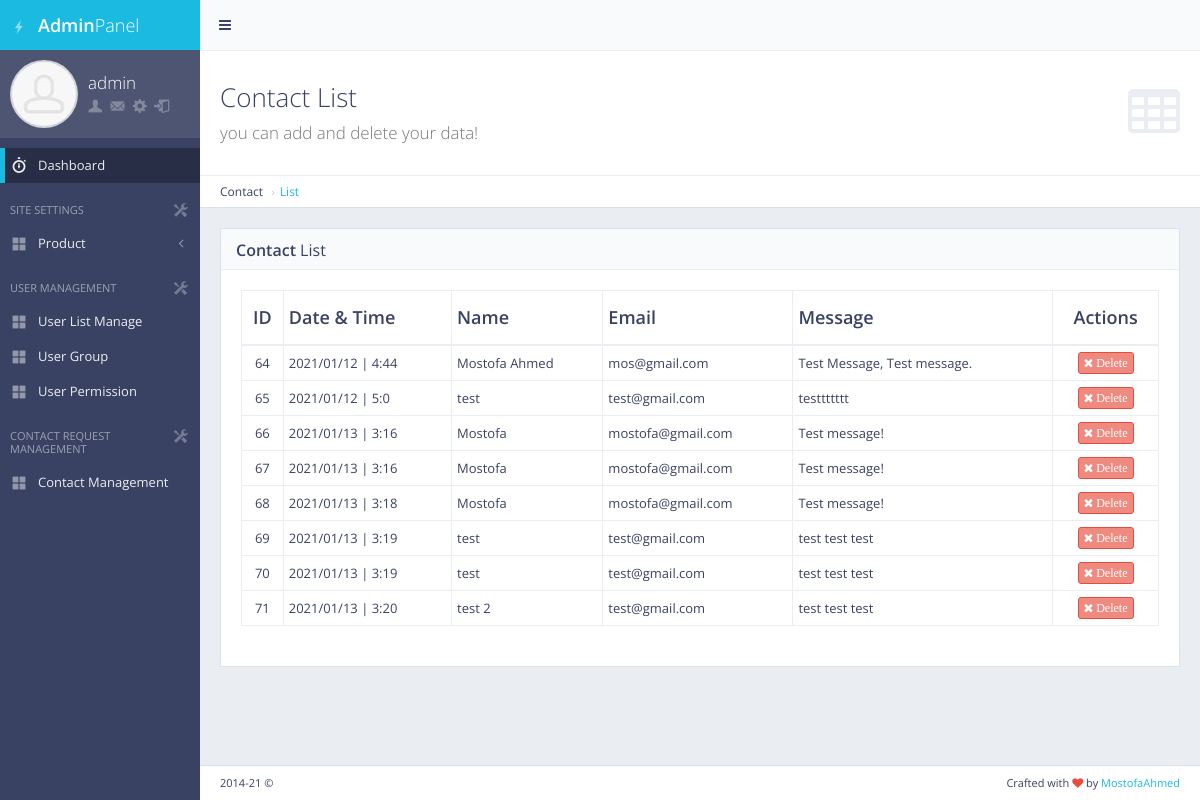
/panel/contactform/ (signed in), run on an earlier commit of the app's database.
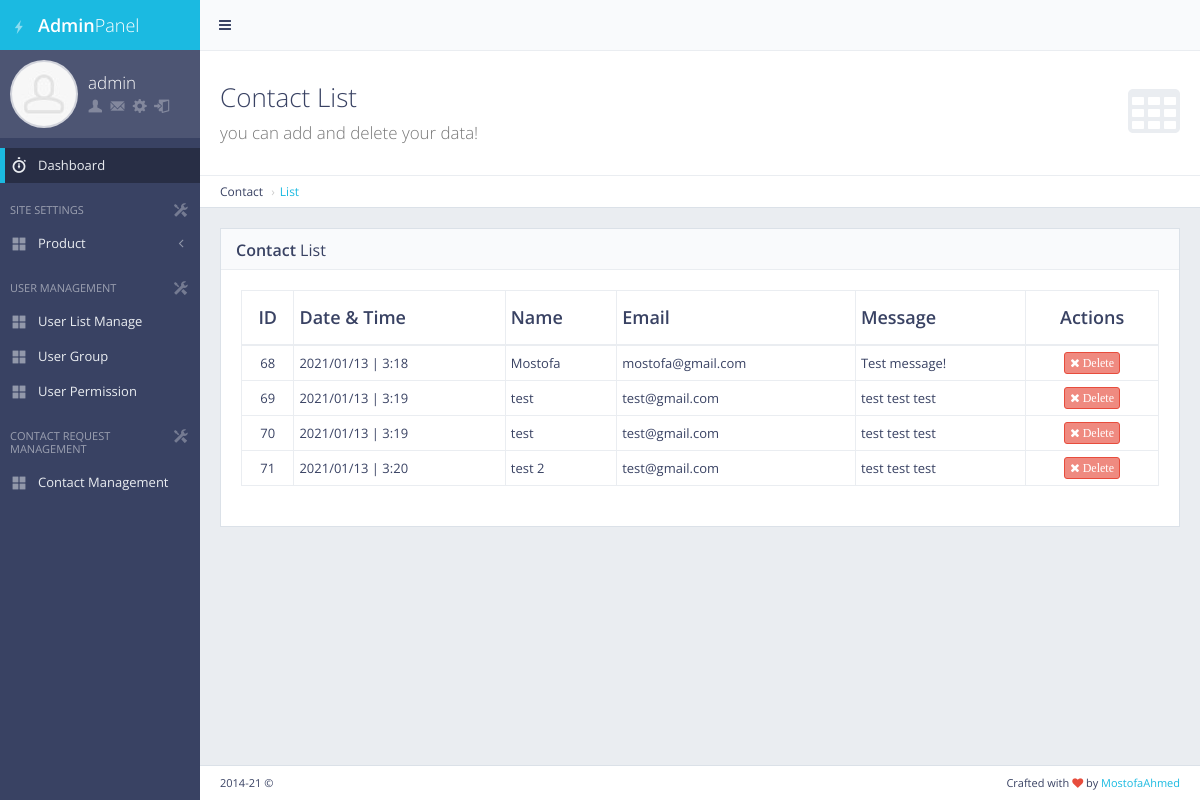
And on a later commit of the database.
### contactform/models.py (models this page shows, shortened)
class ContactForm(models.Model):
    name = models.CharField(max_length=50)
    email = models.CharField(max_length=50)
    txt = models.TextField()
    date = models.CharField(max_length=12, default="")
    time = models.CharField(max_length=12, default="")

### contactform/views.py (the view)
# urls.py: url(r'^panel/contactform/$', views.contact_show, name='contact_show'),
def contact_show(request):
    if not request.user.is_authenticated:
        return redirect('my_login')
    msg = ContactForm.objects.all()
    return render(request, 'back/contact_form.html', {'msg':msg})

### main/templatetags/extera_auth.py (called while the page is built)
@register.filter(name='has_group')
def has_group(user, group_name):
    return user.groups.filter(name=group_name).exists()

### main/templates/back/contact_form.html (shortened to what this page needs)
{% extends 'back/master.html' %}
{% load staticfiles %}
{% block mainblock %}
   <div class="content-header">
    <div class="header-section">
        <h1>
            <i class="fa fa-table"></i>Contact List<br><small>you can add and delete your data!</small>
        </h1>
    </div>
</div>
<ul class="breadcrumb breadcrumb-top">
    <li>Contact</li>
    <li><a href="/panel/contactform/">List</a></li>
</ul>
  <div class="block full">
    <div class="block-title">
        <h2><strong>Contact</strong> List</h2>
    </div>
    <div class="table-responsive">
        <table id="example-datatable" class="table table-vcenter table-condensed table-bordered">
            <thead>
                <tr>
                    <th class="text-center">ID</th>
                    <th>Date & Time</th>
                    <th>Name</th>
                    <th>Email</th>
                    <th>Message</th>
                    <th class="text-center">Actions</th>
                </tr>
            </thead>
            <tbody>
                {% for cc in msg %}
                <tr>
                    <td class="text-center">{{cc.pk}}</td>
                    <td>{{cc.date}} | {{cc.time}}</td>
                    <td>{{cc.name}}</td>
                    <td>{{cc.email}}</td>
                    <td>{{cc.txt}}</td>
                    <td class="text-center">
                        <div class="btn-group">
                            <a href="{%url 'contact_del' pk=cc.pk %}" data-toggle="tooltip" title="Delete" class="btn btn-xs btn-danger"><i class="fa fa-times"> Delete</i></a>
                        </div>
                    </td>
                </tr>
                  {% endfor %}
            </tbody>
        </table>
    </div>
</div>
{% endblock %}

What changed in the data, as far as the page shows it:
removed ContactForm: pk "64", date "2021/01/12", time "4:44", name "Mostofa Ahmed", email "mos@gmail.com", txt "Test Message, Test message."
removed ContactForm: pk "65", date "2021/01/12", time "5:0", name "test", email "test@gmail.com", txt "testtttttt"
removed ContactForm: pk "66", date "2021/01/13", time "3:16", name "Mostofa", email "mostofa@gmail.com", txt "Test message!"
removed ContactForm: pk "67", date "2021/01/13", time "3:16", name "Mostofa", email "mostofa@gmail.com", txt "Test message!"
